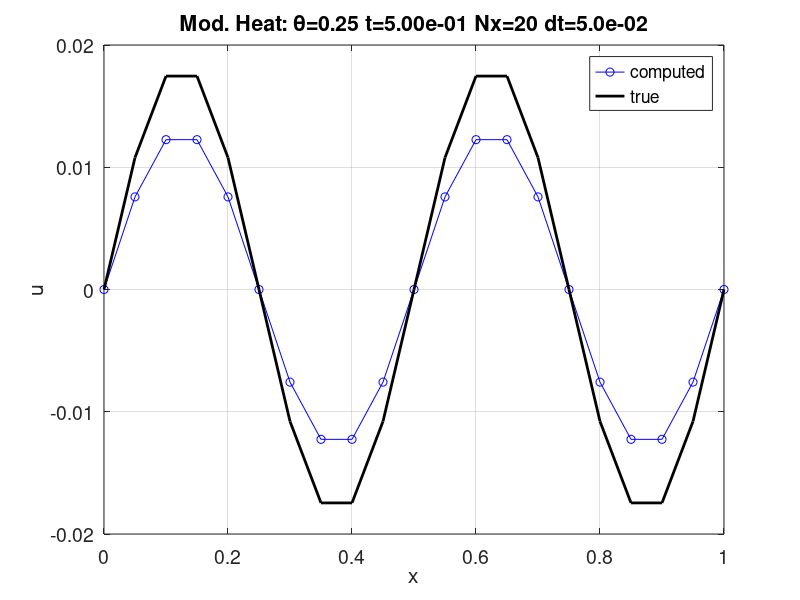
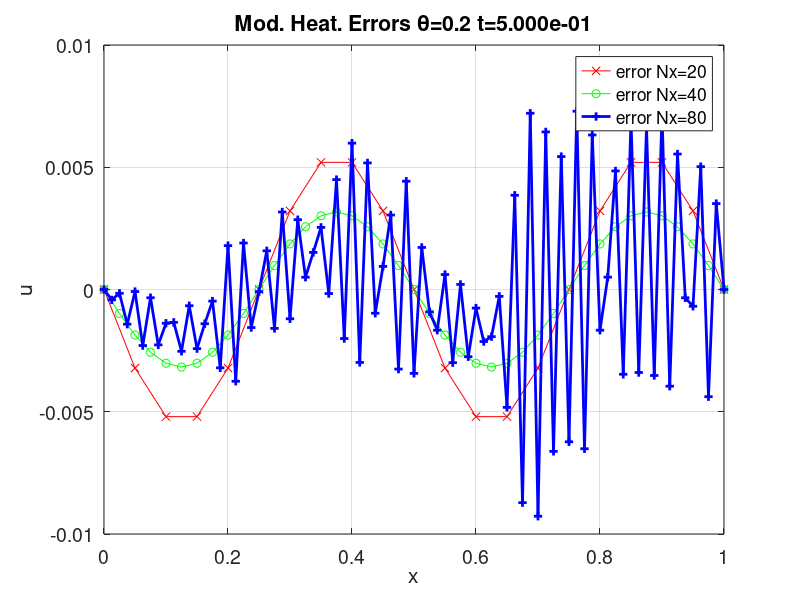

These charts were generated, in order, by the following MATLAB code:
%
% Solve the heat equation with the theta-method
%
% u_t = kappa * u_xx -alpha*u a < x < b , 0 < t <= tFinal
% u(a,t) = ga(t), u(b,t)=gb(t)
% u(x,0) = u_0(x)
%
clear; clf; fontSize=14; lineWidth=2;

theta=.5; % BE: theta=1, FE: theta=0, CN theta=.5
theta=1;
theta=.25;
% method Name : (replace '.' by 'p' so we can use in file names)
methodName = regexprep(sprintf('Theta%3.2f',theta),'\.','p'); % theta0p5 or theta1p0 etc.

kappa=.05; % coefficient of diffusion
alpha=.1;
kx=4.*pi; % wave number in the IC and exact solution
a=0.; b=1.; % space interval interval
tFinal=.5; % final time

ga = @(t) 0 ; % BC RHS at x=a
gb = @(t) 0 ; % BC RHS at x=b
u0 = @(x) sin(kx*x); % initial condition function
% exact solution function:
uexact = @(x,t) sin(kx*x)*exp((-kappa*kx^2-alpha)*t);

fprintf('Solve the modified equation heat: theta=%4.2f\n',theta);
numResolutions=4;
for m=1:numResolutions
 Nx=10*2^m; % number of space intervals
 dx=(b-a)/Nx; % grid spacing
 x = linspace(a,b,Nx+1)'; % spatial grid

 % allocate space for the solution at two levels
 un = zeros(Nx+1,1); % holds U_i^n
 unp1 = zeros(Nx+1,1); % holds U_i^{n+1}

 dt=dx; % time step (adjusted below)
 Nt = round(tFinal/dt); % number of time-steps
 dt = tFinal/Nt; % adjust dt to reach tFinal exactly

 ia=1; % index of boundary point at x=a
 ib=Nx+1; % index of boundary point at x=b
 i1=ia+1; % first interior pt
 i2=ib-1; % last interior pt
 I = i1:i2;

 % Form the implicit matrix
 rhs=zeros(Nx,1);
 A=sparse(Nx+1,Nx+1);
 for i=i1:i2
  A(i,i-1)= -theta*dt*( kappa*( 1./dx^2) );
  A(i,i) = 1 -theta*dt*( kappa*(-2./dx^2) -alpha );
  A(i,i+1)= -theta*dt*( kappa*( 1./dx^2) );
 end;
 A(ia,ia)=1.; % BC at x=a
 A(ib,ib)=1.; % BC at x=b

 % Define D+D- operator
 DpDm = @(u,I) (u(I+1)-2.*u(I)+u(I-1))/(dx^2);

 t=0.;
 un = u0(x); % initial conditions
 % --- Start time-stepping loop ---
 for( n=1:Nt )

 t = n*dt; % new time
 % Theta-method
 rhs(I) = un(I) + ((1.-theta)*dt)*( kappa*DpDm(un,I) - alpha*un(i1:i2) );
 rhs(ia)=ga(t); % BC at x=a
 rhs(ib)=gb(t); % BC at x=b

 unp1 = A\rhs;

 un=unp1; % Set un <- unp1 for next step
 end;
 % --- End time-stepping loop ---

 ue = uexact(x,t); % eval exact solution:
 err = un-ue;
 errMax(m) = max(abs(err)); % max-norm error
 fprintf('theta=%3.1f: t=%10.4e: Nx=%3d Nt=%4d dt=%9.3e maxErr=%8.2e',theta,t,Nx,Nt,dt,errMax(m));
 if( m==1 ) fprintf('\n'); else fprintf(' ratio=%8.2e\n',errMax(m-1)/errMax(m)); end;

 % plot results
 figure(1);
 plot( x,un,'b-o', x,ue,'k-','Linewidth',lineWidth);
 legend('computed','true');
 title(sprintf('Mod. Heat: \\theta=%4.2f t=%8.2e Nx=%d dt=%7.1e',theta,t,Nx,dt));
 xlabel('x'); ylabel('u'); set(gca,'FontSize',fontSize); grid on;

 if( m==1 )
 print('-depsc2',sprintf('heatEquation%s.eps',methodName)); % save as an eps file
 end;

 % plot error
 figure(2);
 plot(x,err,'b-x','Linewidth',lineWidth);
 legend('Error');
 title(sprintf('Mod. Heat: Error: \\theta=%3.1f t=%8.2e Nx=%d dt=%7.1e',theta,t,Nx,dt));
 xlabel('x'); ylabel('u'); set(gca,'FontSize',fontSize); grid on;

 % save grid and errors in a data structure
 data{m}.x=x; data{m}.err=err;

 pause(1);

 end; % end for m


 % plot errors
 figure(2);
 % plot(x1,err1,'r-x', x2,err2,'g-o',x3,err3,'b-+','Linewidth',lineWidth);
 plot(data{1}.x,data{1}.err,'r-x', data{2}.x,data{2}.err,'g-o',data{3}.x,data{3}.err,'b-+','Linewidth',lineWidth);

 legend('error Nx=20','error Nx=40','error Nx=80','Location','best');
 title(sprintf('Mod. Heat. Errors \\theta=%3.1f t=%9.3e',theta,t));
 xlabel('x'); ylabel('u'); set(gca,'FontSize',fontSize); grid on;

 fileName = sprintf('heatEquation%sErrors.eps',methodName);
 print('-depsc2',fileName); % save as an eps file
 fprintf('Wrote file=[%s]\n',fileName);